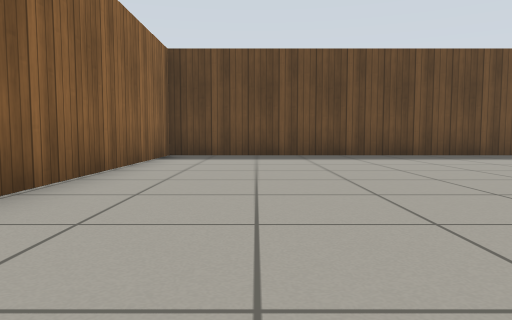
View 1 (above)

24 first-person views from a walk through a Gazebo world. The camera is 0.5 m above the floor, tilts 4° down and sees 70° across. The floor is counted in squares, 1 m on a side. Each view is taken from the middle of a square. On the plan, view 1 faces up. The plan holds only what a view shows up to about 9 squares ahead; the rest is blank. The place goes on beyond the plan. Gazebo's built-in surfaces are drawn with simple patterns.

View 2
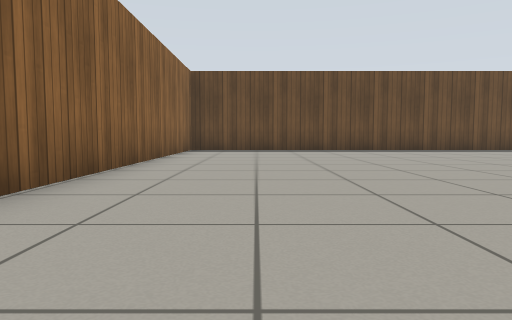

View 3
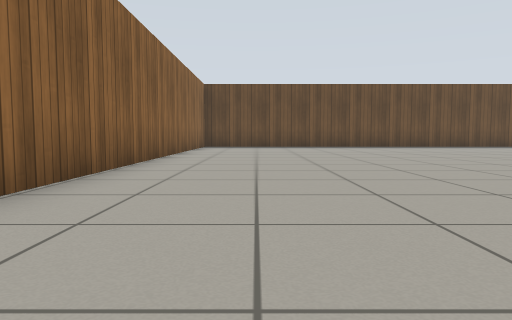

View 4
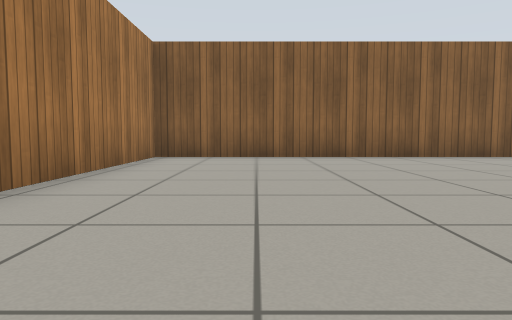

View 5
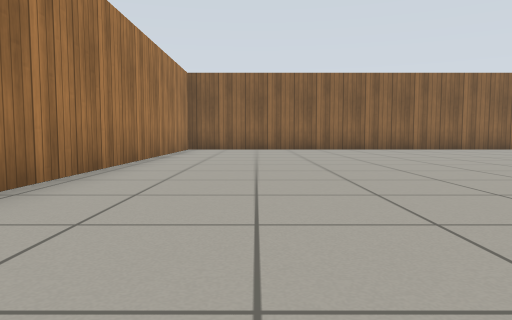

View 6
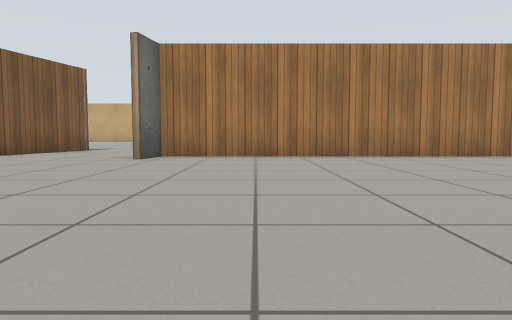

View 7
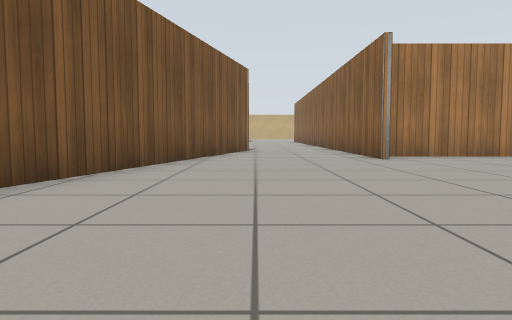

View 8
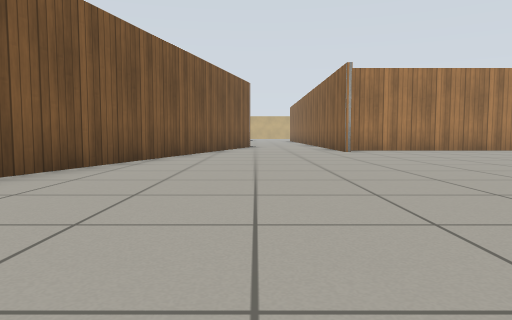

View 9
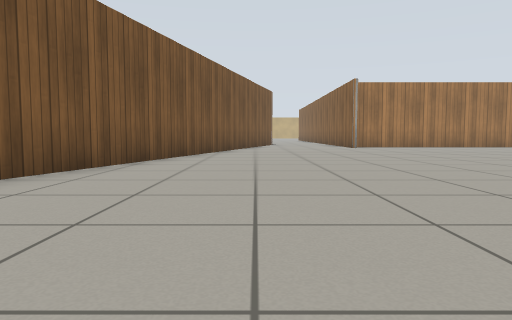

View 10
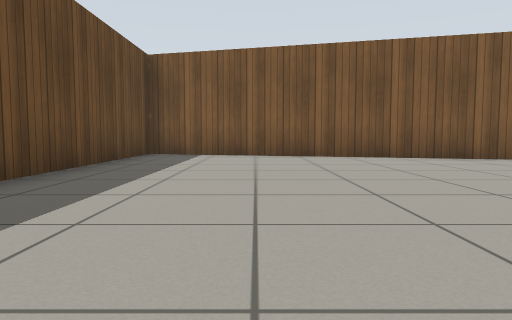

View 11
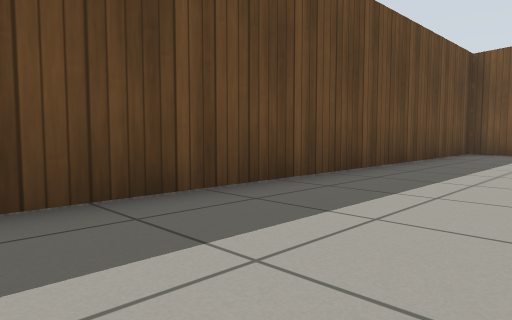

View 12
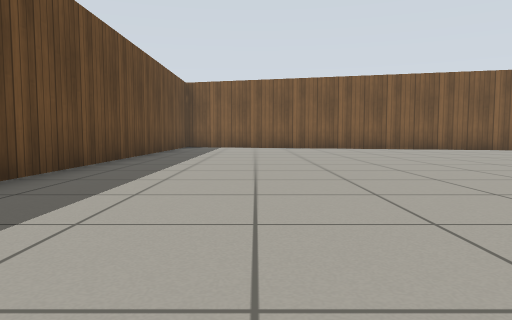

View 13
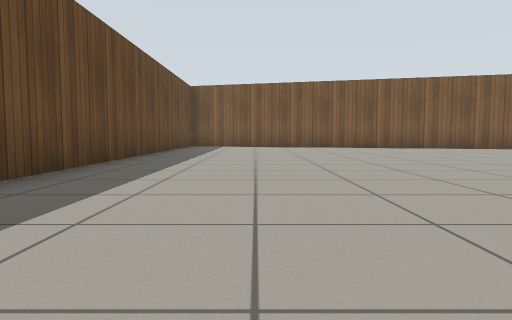

View 14
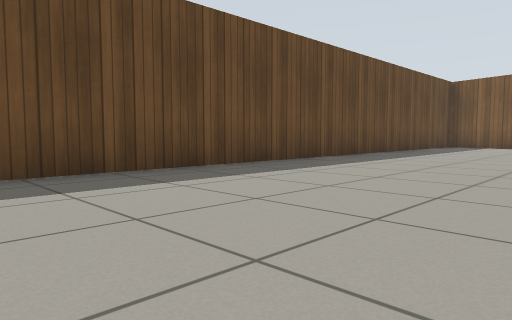

View 15
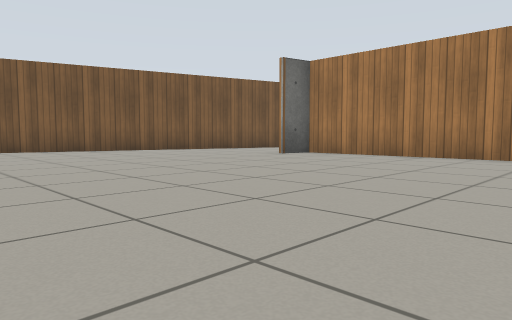

View 16
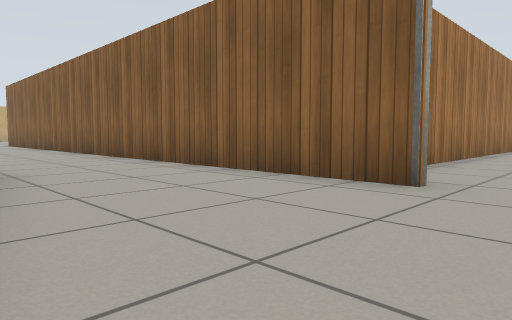

View 17
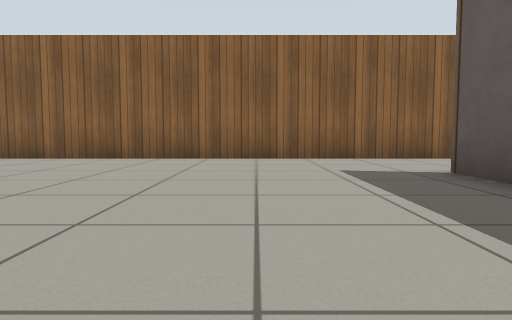

View 18
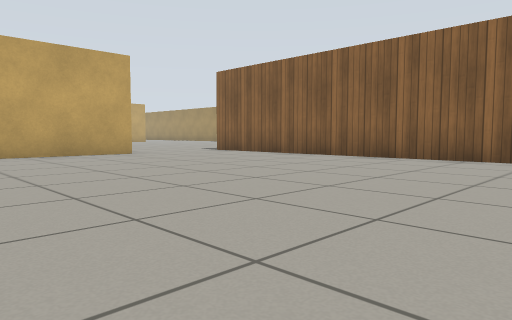

View 19
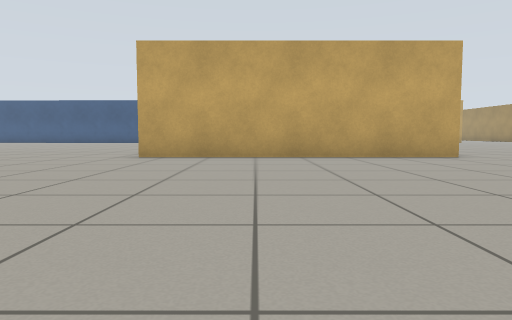

View 20
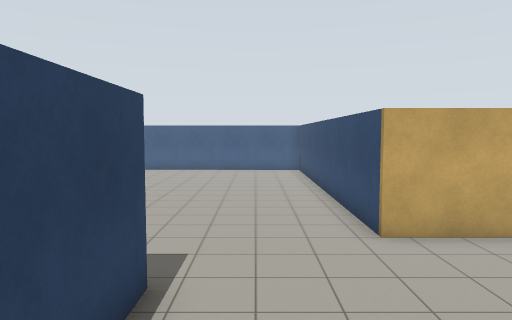

View 21
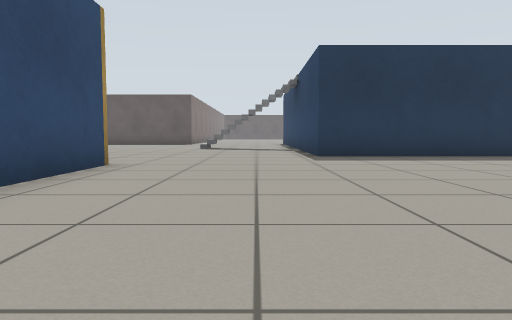

View 22
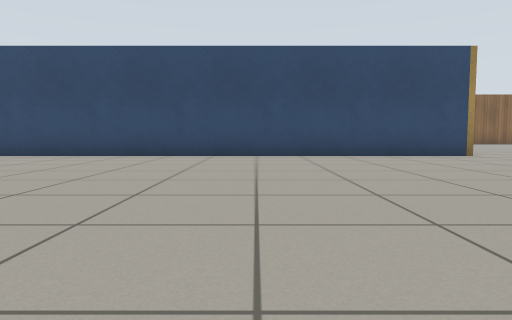

View 23
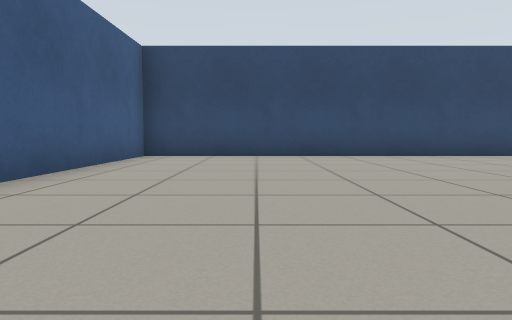

View 24
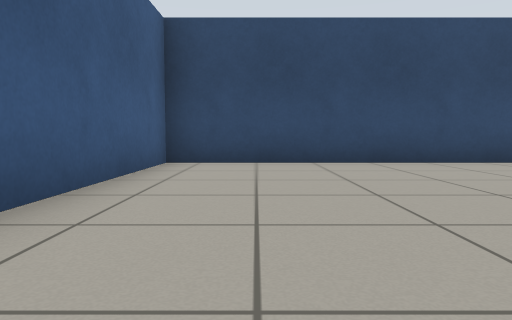

### Floor plan
Points are (right, up) in squares from view 1. A wall is a line through its corners. A room is listed if a view was taken in it or the views show most of it. See-through windows are left out.
Room 1 (views 1, 2, 3, 4, 5, 6, 7, 8, 9, 10, 11, 12, 13, 14, 15, 16)
walls: (16.2, -6.7) (20.4, 8.7) (-2.1, 8.7) (-2.1, -7.2) (12.1, -7.2) (12.3, -6.3)
ways out: opening at (14, -6) to room 2
Room 2 (views 17, 18, 19, 20, 21, 22, 23, 24)
walls: (16.4, -10.5) (15.1, -10.5); (30.9, -20.6) (26.4, -20.6) (26.4, -17.9); (15.8, -8.1) (16.2, -6.7); (15.5, -23) (22.6, -23) (22.6, -36.6) (27.3, -36.7); (12.5, -6.3) (12.5, -19.4)
ways out: opening at (14, -6) to room 1; opening at (14, -22.3)

Where each view was taken, in squares from view 1:
view 1: 0 up, 0 right, facing up
view 2: 3 down, 0 right, facing up
view 3: 6 down, 0 right, facing up
view 4: 5 down, 6 right, facing left
view 5: 5 down, 10 right, facing left
view 6: 1 up, 10 right, facing down
view 7: 1 up, 15 right, facing down
view 8: 4 up, 15 right, facing down
view 9: 7 up, 16 right, facing down
view 10: 6 up, 11 right, facing right
view 11: 6 up, 10 right, facing up-right
view 12: 6 up, 6 right, facing right
view 13: 6 up, 5 right, facing right
view 14: 4 up, 5 right, facing up-right
view 15: 1 up, 6 right, facing down-right
view 16: 5 down, 16 right, facing down-left
view 17: 13 down, 20 right, facing left
view 18: 14 down, 20 right, facing down-left
view 19: 15 down, 20 right, facing down
view 20: 16 down, 25 right, facing down
view 21: 29 down, 25 right, facing up
view 22: 28 down, 31 right, facing left
view 23: 34 down, 31 right, facing left
view 24: 35 down, 29 right, facing left
